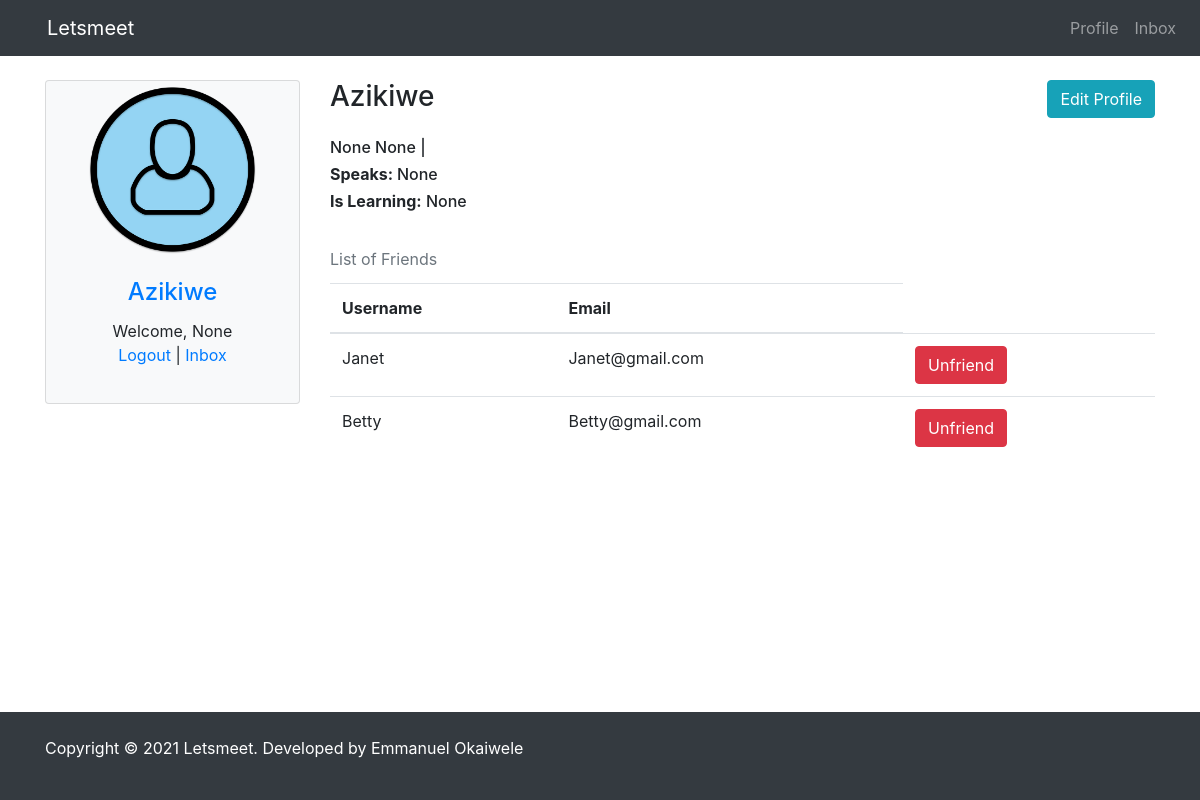
The page /profile/10 (signed in) on the database its author committed.
### pages/models.py (models this page shows)
class Profile(models.Model):
    user = models.OneToOneField(User,blank=True,null=True,on_delete=models.CASCADE)
    first = models.CharField(max_length=200,blank=True,null=True)
    last = models.CharField(max_length=200,blank=True,null=True)
    photo = models.ImageField(default='user.png',upload_to='photos/%Y/%m',blank=True,null=True)
    friends = models.ManyToManyField('self',blank=True)
    speaks = models.CharField(max_length=200,blank=True,null=True)
    is_learning = models.CharField(max_length=200,blank=True,null=True)
    def __str__(self):
        return str(self.user)
    def get_absolute_url(self):
        return reverse("pages:profile", kwargs={"profile_id": self.pk})
    class Meta:
        ordering = ['-id']

### pages/views.py (the view)
# urls.py: path('profile/<int:profile_id>', profile, name="profile"),
def profile(request, profile_id):
    profile = Profile.objects.get(id=profile_id)
    friends = profile.friends.all()
    received_requests = FriendRequest.objects.filter(to_profile=profile)
    btn_text = ''
    if request.user.is_authenticated:
        if profile not in request.user.profile.friends.all():
            btn_text = 'not_friend'
            if len(FriendRequest.objects.filter(from_profile=request.user.profile).filter(to_profile=profile))==1:
                btn_text = 'request_sent'
    context = {
        'profile': profile,
        'friends': friends,
        'received_requests': received_requests,
        'btn_text': btn_text
    }
    return render(request, 'pages/profile.html', context)

### pages/templates/pages/profile.html (shortened to what this page needs)
{% extends 'pages/base.html' %}
{% block content %}
<div class="row">
    {% include 'pages/includes/_sidebar.html' %}
    <div class="col-md-9 col-sm-12">
        {% if request.user.profile.id == profile.id %}
        <div class="float-right">
            <a href="{% url 'pages:edit' %}" class="btn btn-info">Edit Profile</a>
        </div>
        {% endif %}
        <h3>{{ profile.user }}</h3>
        <div class="my-4">
            <h6>{{ profile.first }} {{ profile.last }} | {{ profile.email }}</h6>
            <h6><strong>Speaks: </strong>{{ profile.speaks }}</h6>
            <h6><strong>Is Learning:</strong> {{ profile.is_learning }}</h6>
        </div>
        {% if friends %}
          <div class="table-responsive">
            <table class="table">
                <caption>List of Friends</caption>
                <thead>
                    <tr>
                        <th>Username</th>
                        <th>Email</th>
                    </tr>
                </thead>
                <tbody>
                    {% for f in friends %}
                    <tr>
                        <td>{{ f }}</td>
                        <td>{{ f.user.email }}</td>
                        {% if request.user.profile.id == profile.id %}
                        <td><a href="{% url 'pages:unfriend' f.id %}" class="btn btn-danger confirm-delete" id="{{ f }}" data-toggle="modal" data-target="#confirmModal">Unfriend</a></td>
                        {% endif %}
                    </tr>
                    {% endfor %}
                </tbody>
            </table>
        </div>
        {% endif %}
    </div>
</div>
{% endblock content %}

### templates/pages/includes/_sidebar.html
<div class="col-lg-3 col-md-3 col-sm-6 mx-auto">
    <div class="card bg-light" style="max-width: 30rem;">
        {% if profile.photo %}
        <img src="{{ profile.photo.url }}" alt="" class="card-img-top mx-auto rounded-circle">
        {% else %}
        <img src="http://placehold.it/200x200" alt="" class="card-img-top mx-auto rounded-circle">
        {% endif %}
        <div class="card-body text-center">
            <h4 class="card-title">
                <a href="{{ profile.get_absolute_url }}">{{ profile }}</a>
            </h4>
            {% if request.user == profile.user %}
            Welcome, {{ profile.first }} <p> <a href="{% url 'pages:logout' %}">Logout</a> |  <a href="{% url 'conversations:inbox' %}">Inbox</a>  </p>
            {% elif request.user.is_anonymous %}
            <p> <a href="{% url 'pages:register' %}">Register</a> | <a href="{% url 'pages:login' %}">Login</a></p>
            {% endif %}
        </div>
    </div>
</div>

### static_files/css/styles.css (style rules this page uses)
.card-img-top { width: 70%; height: 70%; }
.card { margin-bottom: 1.5rem!important; }
caption { caption-side:top; }

### rows shown on the page
Profile: photo (placeholder picture), user.username "Azikiwe", first "None", user "Azikiwe", last "None", speaks "None", is_learning "None"
Profile: user.username "Janet", user.email "Janet@gmail.com"
Profile: user.username "Betty", user.email "Betty@gmail.com"
